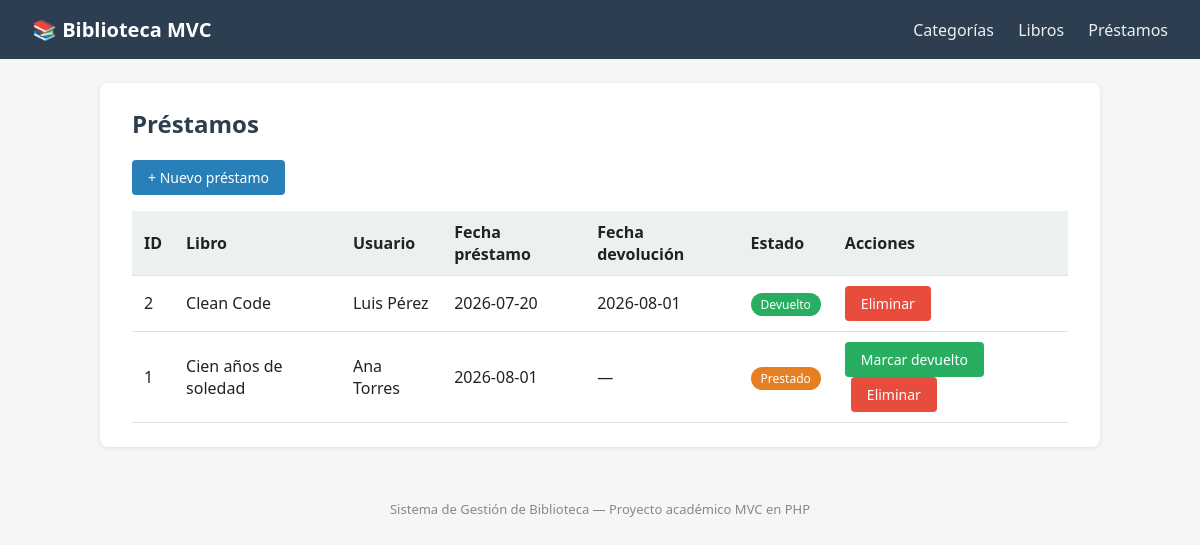
The app's page /index.php?controller=prestamo&action=index with its own data.
### tables this page shows
CREATE TABLE IF NOT EXISTS prestamos (
    id INT AUTO_INCREMENT PRIMARY KEY,
    libro_id INT NOT NULL,
    nombre_usuario VARCHAR(150) NOT NULL,
    fecha_prestamo DATE NOT NULL,
    fecha_devolucion DATE NULL,
    estado ENUM('prestado', 'devuelto') NOT NULL DEFAULT 'prestado',
    created_at TIMESTAMP DEFAULT CURRENT_TIMESTAMP,
    FOREIGN KEY (libro_id) REFERENCES libros(id)
        ON DELETE RESTRICT ON UPDATE CASCADE
);

CREATE TABLE IF NOT EXISTS libros (
    id INT AUTO_INCREMENT PRIMARY KEY,
    titulo VARCHAR(150) NOT NULL,
    autor VARCHAR(150) NOT NULL,
    categoria_id INT NOT NULL,
    stock INT NOT NULL DEFAULT 1,
    created_at TIMESTAMP DEFAULT CURRENT_TIMESTAMP,
    FOREIGN KEY (categoria_id) REFERENCES categorias(id)
        ON DELETE RESTRICT ON UPDATE CASCADE
);

### controllers/PrestamoController.php (called while the page is built, shortened)
<?php
require_once __DIR__ . '/../models/Prestamo.php';
class PrestamoController
{
    private $model;
    public function __construct()
    {
        $this->model = new Prestamo();
    }
    public function index()
    {
        $prestamos = $this->model->getAll();
        require __DIR__ . '/../views/prestamos/index.php';
    }
}

### public/index.php (called while the page is built, shortened)
<?php
$action = $_GET['action'] ?? 'index';
$controller = new $className();
$controller->$action();

### config/Database.php (called while the page is built)
<?php
class Database
{
    private static $instance = null;
    private $connection;
    private $host = 'localhost';
    private $dbname = 'biblioteca_mvc';
    private $username = 'root';
    private $password = '';
    private function __construct()
    {
        try {
            $dsn = "mysql:host={$this->host};dbname={$this->dbname};charset=utf8mb4";
            $this->connection = new PDO($dsn, $this->username, $this->password);
            $this->connection->setAttribute(PDO::ATTR_ERRMODE, PDO::ERRMODE_EXCEPTION);
            $this->connection->setAttribute(PDO::ATTR_DEFAULT_FETCH_MODE, PDO::FETCH_ASSOC);
        } catch (PDOException $e) {
            die('Error de conexión a la base de datos: ' . $e->getMessage());
        }
    }
    public static function getInstance()
    {
        if (self::$instance === null) {
            self::$instance = new Database();
        }
        return self::$instance;
    }
    public function getConnection()
    {
        return $this->connection;
    }
}

### models/Prestamo.php (called while the page is built, shortened)
<?php
require_once __DIR__ . '/../config/Database.php';
class Prestamo
{
    private $db;
    public function __construct()
    {
        $this->db = Database::getInstance()->getConnection();
    }
    public function getAll()
    {
        $sql = "SELECT p.*, l.titulo AS libro_titulo
                FROM prestamos p
                INNER JOIN libros l ON p.libro_id = l.id
                ORDER BY p.id DESC";
        $stmt = $this->db->query($sql);
        return $stmt->fetchAll();
    }
}

### views/prestamos/index.php (the view, shortened to what this page needs)
<?php require __DIR__ . '/../layout/header.php'; ?>
<h2>Préstamos</h2>
<div class="top-actions">
    <a class="btn btn-primary" href="index.php?controller=prestamo&action=create">+ Nuevo préstamo</a>
</div>
<table>
    <thead>
        <tr>
            <th>ID</th>
            <th>Libro</th>
            <th>Usuario</th>
            <th>Fecha préstamo</th>
            <th>Fecha devolución</th>
            <th>Estado</th>
            <th>Acciones</th>
        </tr>
    </thead>
    <tbody>
        <?php foreach ($prestamos as $p): ?>
        <tr>
            <td><?= htmlspecialchars($p['id']) ?></td>
            <td><?= htmlspecialchars($p['libro_titulo']) ?></td>
            <td><?= htmlspecialchars($p['nombre_usuario']) ?></td>
            <td><?= htmlspecialchars($p['fecha_prestamo']) ?></td>
            <td><?= $p['fecha_devolucion'] ? htmlspecialchars($p['fecha_devolucion']) : '—' ?></td>
            <td>
                <span class="badge badge-<?= $p['estado'] ?>">
                    <?= $p['estado'] === 'prestado' ? 'Prestado' : 'Devuelto' ?>
                </span>
            </td>
            <td>
                <?php if ($p['estado'] === 'prestado'): ?>
                <a class="btn btn-success" href="index.php?controller=prestamo&action=devolver&id=<?= $p['id'] ?>">Marcar devuelto</a>
                <?php endif; ?>
                <a class="btn btn-danger" href="index.php?controller=prestamo&action=delete&id=<?= $p['id'] ?>"
                   onclick="return confirm('¿Eliminar este préstamo?');">Eliminar</a>
            </td>
        </tr>
        <?php endforeach; ?>
    </tbody>
</table>
<?php require __DIR__ . '/../layout/footer.php'; ?>

### public/css/style.css (style rules this page uses)
* { box-sizing: border-box; }
body { font-family: 'Segoe UI', Arial, sans-serif; margin: 0; background: #f4f6f8; color: #222; }
h2 { margin-top: 0; color: #2c3e50; }
table { width: 100%; border-collapse: collapse; margin-top: 16px; }
th, td { text-align: left; padding: 10px 12px; border-bottom: 1px solid #e0e0e0; }
th { background: #ecf0f1; }
.btn { display: inline-block; padding: 8px 16px; border-radius: 4px; text-decoration: none; font-size: 14px; border: none; cursor: pointer; }
.btn-primary { background: #2980b9; color: #fff; }
.btn-success { background: #27ae60; color: #fff; }
.btn-danger { background: #e74c3c; color: #fff; }
.btn + .btn { margin-left: 6px; }
.badge { padding: 3px 10px; border-radius: 12px; font-size: 12px; color: #fff; }
.badge-prestado { background: #e67e22; }
.badge-devuelto { background: #27ae60; }
.top-actions { margin-bottom: 12px; }

### records on screen
prestamos: id "2", libro.titulo "Clean Code", nombre_usuario "Luis Pérez", fecha_prestamo "2026-07-20", fecha_devolucion "2026-08-01", estado "Devuelto"
prestamos: id "1", libro.titulo "Cien años de soledad", nombre_usuario "Ana Torres", fecha_prestamo "2026-08-01", estado "Prestado"
